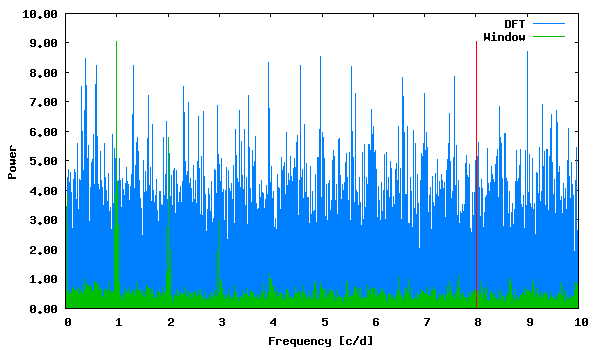

gnuplot code for this plot:
set term png size 600,350 medium
set colors classic
set output "phase_lc_11.deeming.png"
set xlabel "Frequency [c/d]"
set ylabel "Power"
set format y "%5.2f"
plot "deeming.periodogram" using 1:2 with lines linecolor 3 title "DFT", "deeming.periodogram" using 1:3 with lines linecolor 2 title "Window", "<echo '8.003023 9.06191919'" with impulses linecolor 1 title ""
 
